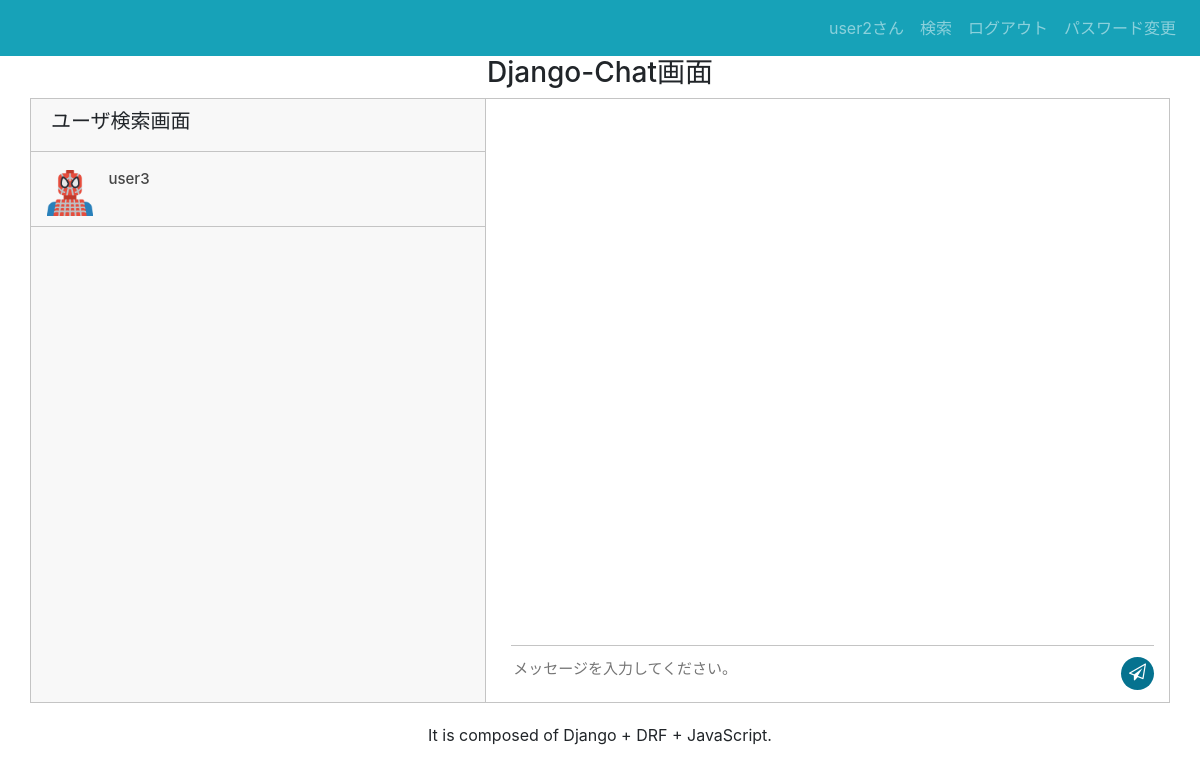
/chat/user1 (signed in), run on an earlier commit of the app's database.
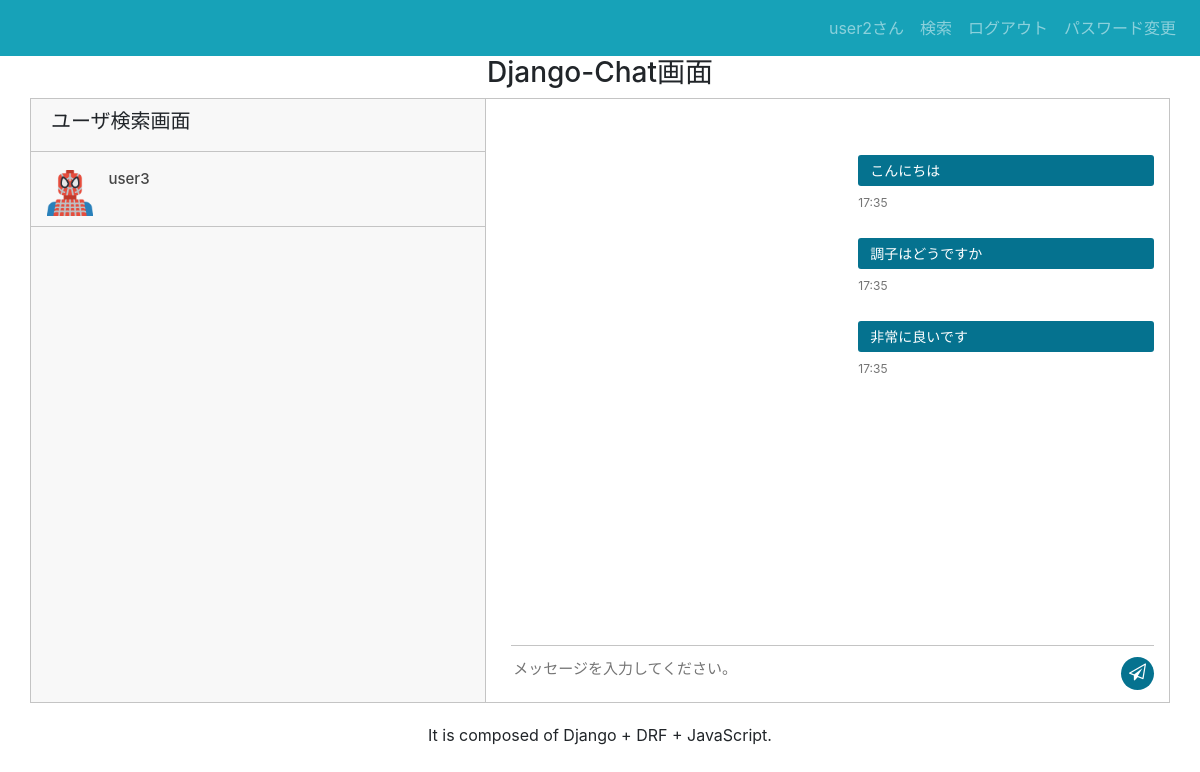
And on a later commit of the database.
### chat/models.py (models this page shows, shortened)
class Friends(models.Model):
    class Meta:
        verbose_name = "友達リスト"
        verbose_name_plural = "友達リスト"
    user = models.ForeignKey(
        CustomUser,
        on_delete=models.CASCADE,
        related_name="user_friends",
    )
    friend = models.ForeignKey(
        CustomUser,
        on_delete=models.CASCADE,
        verbose_name="友達",
        related_name="friend_friends",
    )

class Messages(models.Model):
    class Meta:
        ordering = ("timestamp",)
        verbose_name = "メッセージリスト"
        verbose_name_plural = "メッセージリスト"
    description = models.TextField()
    sender_name = models.ForeignKey(
        CustomUser,
        on_delete=models.CASCADE,
        verbose_name="送信者",
        related_name="sender",
    )
    receiver_name = models.ForeignKey(
        CustomUser,
        on_delete=models.CASCADE,
        verbose_name="受信者",
        related_name="receiver",
    )
    time = models.TimeField(auto_now_add=True)
    seen = models.BooleanField(default=False)
    timestamp = models.DateTimeField(auto_now_add=True)

### accounts/models.py (models this page shows, shortened)
class CustomUser(AbstractUser, UserManager):
    email = models.EmailField(verbose_name="メールアドレス", unique=True, blank=False, null=False)
    thumbnail = models.ImageField(upload_to="images/thumbnail", verbose_name="サムネイル", blank=True, null=True)
    USERNAME_FIELD = "email"
    REQUIRED_FIELDS = ["username"]

### chat/views.py (the view)
# urls.py: path("chat/<str:username>", get_message, name="get_message"),
def get_message(request, username):
    friend = CustomUser.objects.get(username=username)
    current_user = CustomUser.objects.get(username=request.user.username)
    messages = Messages.objects.filter(sender_name=current_user.id, receiver_name=friend.id) | \
        Messages.objects.filter(sender_name=friend.id, receiver_name=current_user.id)
    friends = get_friends_list(request.user.username)
    return render(
        request,
        "chat/messages.html",
        {
            "messages": messages,
            "friends": friends,
            "current_user": current_user,
        },
    )

### chat/views.py (called while the page is built)
def get_friends_list(username):
    try:
        user = CustomUser.objects.get(username=username)
        friends = list(user.user_friends.all())
        return friends
    except friends:
        return []

### templates/chat/messages.html
{% extends './base.html' %}
{% load static %}
{% block title %}
<h3 class=" text-center">Django-Chat画面</h3>
{% endblock %}
{% block contents %}
<div class="mesgs">
  <div class="msg_history">
    {% for message in messages %}
      {% if friend == message.sender_name %}
        <div class="incoming_msg">
          <div class="incoming_msg_img"><img src="{{ friend.thumbnail.url }}" alt="sunil"></div>
          <div class="received_msg">
            <div class="received_withd_msg">
              <p>{{message.description}}</p>
              <span class="time_date">{{message.time}}</span>
            </div>
          </div>
        </div>
      {% else %}
        <div class="outgoing_msg">
          <div class="sent_msg">
            <p>{{message.description}}</p>
            <span class="time_date">{{message.time}}</span>
          </div>
        </div>
      {% endif %}
    {% endfor %}
  </div>
  <div class="type_msg">
    <div class="input_msg_write">
      <input type="text" class="write_msg" placeholder="メッセージを入力してください。" />
      <button class="msg_send_btn" type="button"><i class="fa fa-paper-plane-o" aria-hidden="true"></i></button>
    </div>
  </div>
</div>
{% endblock %}

### templates/chat/base.html (shortened to what this page needs)
{% load static %}
<!DOCTYPE html>
<html lang="ja">
  <head>
    <link href="http://maxcdn.bootstrapcdn.com/bootstrap/4.1.1/css/bootstrap.min.css" rel="stylesheet">
    <link rel="stylesheet" href="{% static 'css/chat_room.css' %}">
    <link href="https://cdnjs.cloudflare.com/ajax/libs/font-awesome/4.7.0/css/font-awesome.css" type="text/css" rel="stylesheet">
  </head>
  <body>
    <nav class="navbar navbar-expand-md navbar-dark bg-info navbar-fixed-top">
      <div class="collapse navbar-collapse" id="navbarSupportedContent">
        <ul class="navbar-nav">
          <li class="nav-item">
            <a class="nav-link" href="#">{{ user.username}}さん</a></li>
          <li class="nav-item">
            <a class="nav-link" href="{% url 'chat:search_user' %}">検索</a></li>
          <li class="nav-item">
              <a class="nav-link" href="{% url 'logout' %}">ログアウト</a></li>
          <li class="nav-item">
            <a class="nav-link" href="{% url 'password_change' %}">パスワード変更</a>
          </li>
        </ul>
      </div>
    </nav>
    <div class="container">
      {% block title%}{% endblock %}
      <div class="messaging">
        <div class="inbox_msg">
          <div class="inbox_people">
            <div class="headind_srch">
              <div class="recent_heading">
                <h5>ユーザ検索画面</h5>
              </div>
            </div>
            <div class="inbox_chat">
              {% for friend in friends %}
                <a href="{% url 'chat:get_message' friend.friend.username %}">
                  <div class="chat_list">
                    <div class="chat_people">
                      <div class="chat_img"><img src="{{ friend.friend.thumbnail.url }}" alt="sunil"></div>
                      <div class="chat_ib">
                        <h5>{{ friend.friend.username }}</h5>
                      </div>
                    </div>
                  </div>
                </a>
              {% endfor %}
            </div>
          </div>
          {% block contents%}{% endblock %}
        </div>
        <p class="text-center top_spac"> It is composed of Django + DRF + JavaScript.<a target="_blank" href="https://www.linkedin.com/in/sunil-rajput-nattho-singh/"></a></p>
      </div>
    </div>
  </body>
</html>

What changed in the data, as far as the page shows it:
added Messages: description "こんにちは", time "17:35"
added Messages: description "調子はどうですか", time "17:35"
added Messages: description "非常に良いです", time "17:35"
